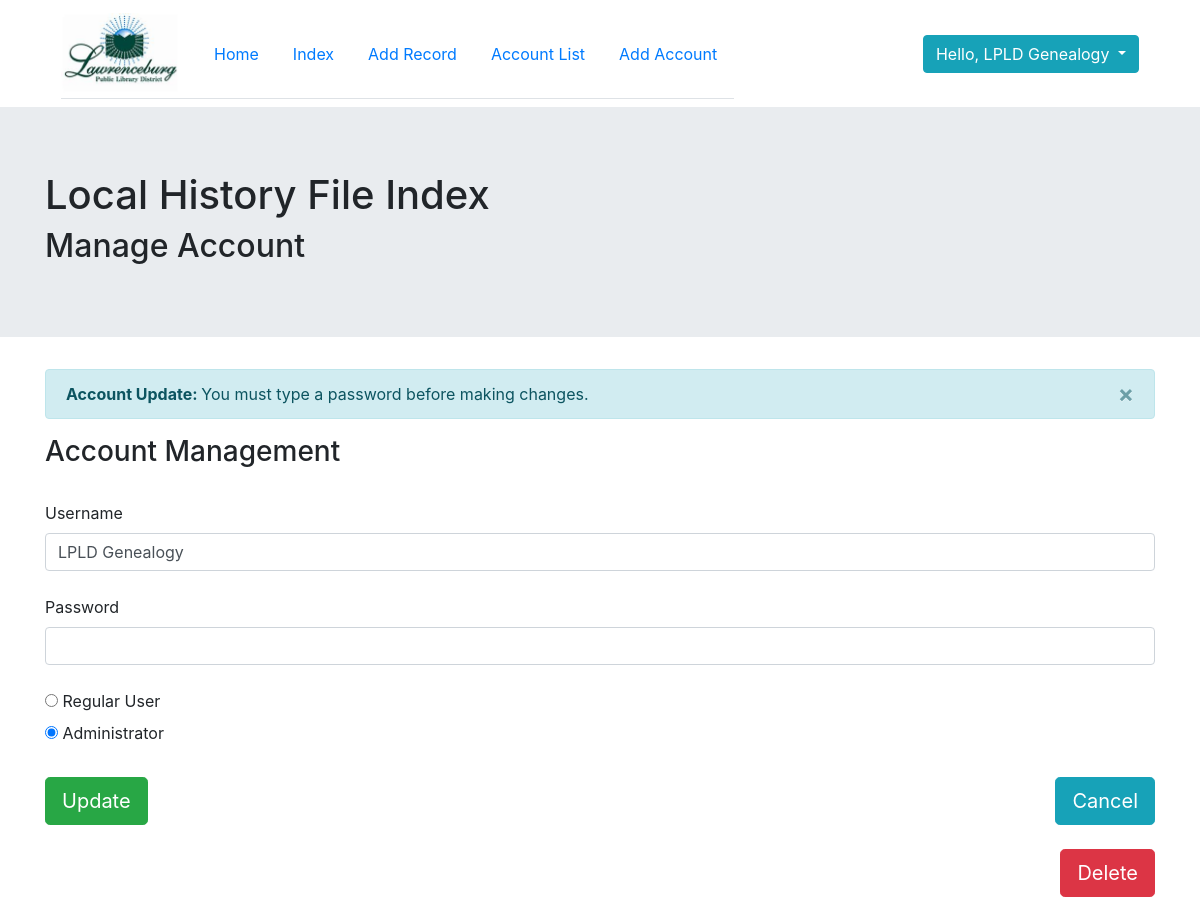
The page /account_details.php?id=1 (signed in) on the database its author committed.
### tables this page shows
CREATE TABLE `users` (
  `id` int(13) NOT NULL,
  `username` varchar(25) NOT NULL,
  `password` varchar(255) NOT NULL,
  `role` int(13) NOT NULL
);

### account_details.php (the view, shortened to what this page needs)
<?php
require_once 'includes/header.php';
require_once 'includes/database.php';
$id = filter_input(INPUT_GET, 'id', FILTER_SANITIZE_NUMBER_INT);
$sql = "SELECT * FROM users WHERE id=" . $id;
$query = $db->query($sql);
if (!$query) {
    $errno = $db->connect_errno;
    $errmsg = $db->connect_error;
    die("Connection to database failed: ($errno) $errmsg.");
} else {
    $data = $query->fetch_assoc();
}
?>
<div class="jumbotron jumbotron-fluid">
    <div class="container">
        <h1>Local History File Index</h1>
        <h2>Manage Account</h2>
    </div>
</div>
<div class="container">
    <div class="alert alert-info alert-dismissible fade show" role="alert">
        <strong>Account Update: </strong>You must type a password before making changes.
        <button type="button" class="close" data-dismiss="alert" aria-label="Close">
            <span aria-hidden="true">&times;</span>
        </button>
    </div>
    <form action="accountManagement_SQL.php" method="post">
        <h3>Account Management</h3>
        <br/>
        <label for="username">Username</label><br/>
        <input type="text" name="username" class="form-control" value="<?php echo $data['username'] ?>" autofocus required><br/>
        <label for="password">Password</label><br/>
        <input type="password" name="password" class="form-control" value="" required>
        <br/>
        <label class="radio-inline">
            <input type="radio" name="role" value="1" <?php echo ($data['role'] == 1) ? 'checked' : '' ?>> Regular User
        </label><br/>
        <label class="radio-inline">
            <input type="radio" name="role" value="2" <?php echo ($data['role'] == 2) ? 'checked' : '' ?>> Administrator
        </label>
        <br/>
        <br/>
        <button type="submit" class="btn btn-success btn-lg">Update</button>
        <input type="button" class="btn btn-info btn-lg inner inlineBtnRight" name="Cancel" value="Cancel" onclick="window.location.href = 'account_list.php'" />
    </form>
    <br/>
    <form action = "accountDelete_SQL.php" class="inner inlineBtnRight" method = "post" onsubmit = "return confirm('Confirm you wish to delete this account.')" >
        <input type = "submit" class = 'btn btn-danger btn-lg inner inlineBtnRight' value = "Delete" >
    </form>
</div>

### css/styles.css (style rules this page uses)
.inner { display: inline-block; }
.inlineBtnRight { float: right; }

### rows shown on the page
users: username "LPLD Genealogy", role "☐ Regular User", role "☑ Administrator"

### other values the page prints
$_SESSION["username"] "LPLD Genealogy"
